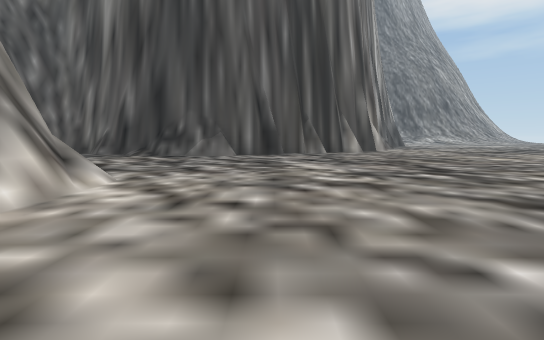
view 1 (above)

16 first-person views from a walk through a 3-D level made in the Unity game engine. The camera is 1.3 m above the floor, tilts 6° down and sees 85° across. The floor is counted in squares, 2 m on a side. Each view is taken from the middle of a square. On the plan, view 1 faces up. The plan holds only what a view shows up to about 9 squares ahead; the rest is blank. The place goes on beyond the plan. The player is left out.

view 2
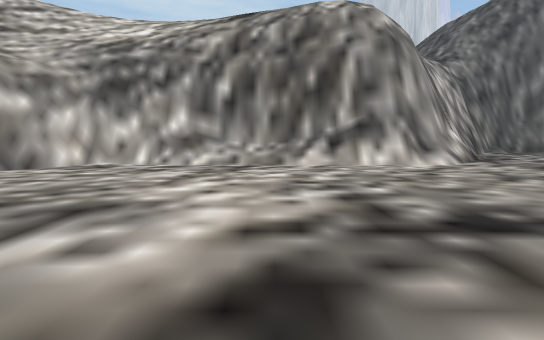

view 3
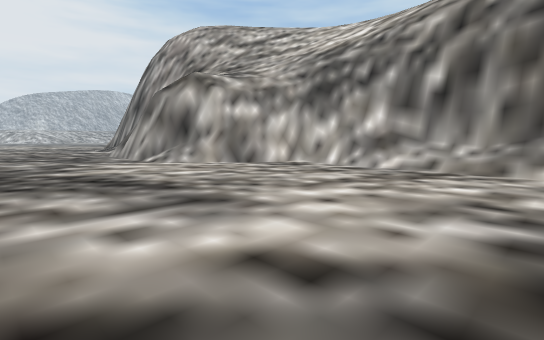

view 4
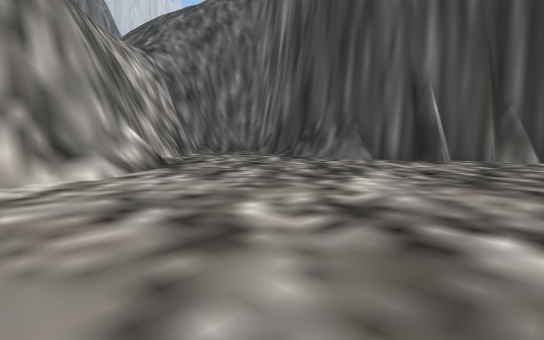

view 5
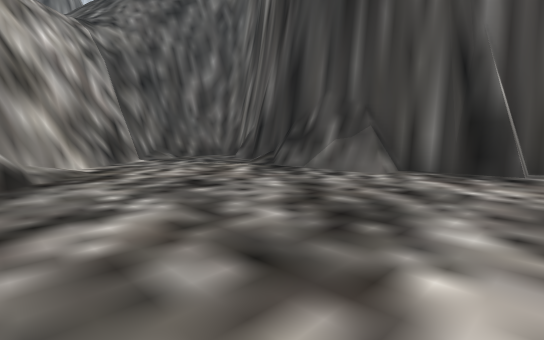

view 6
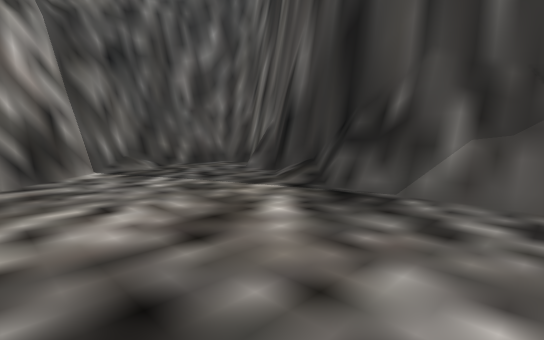

view 7
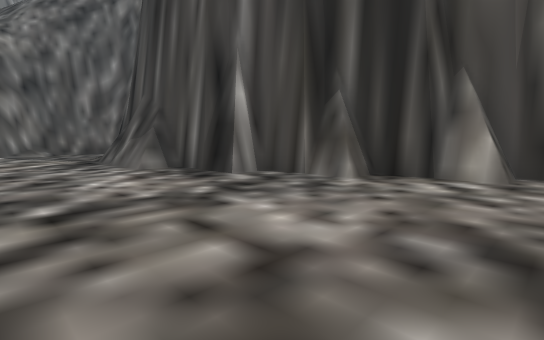

view 8
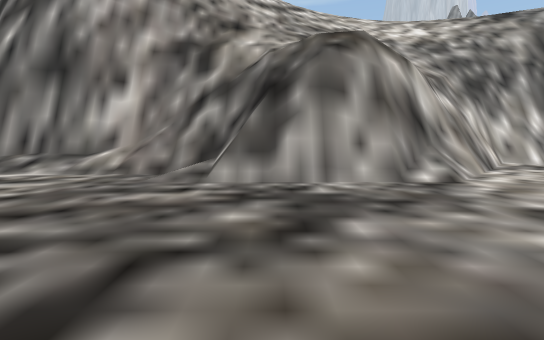

view 9
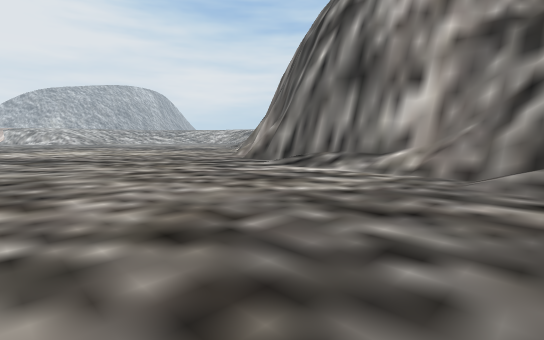

view 10
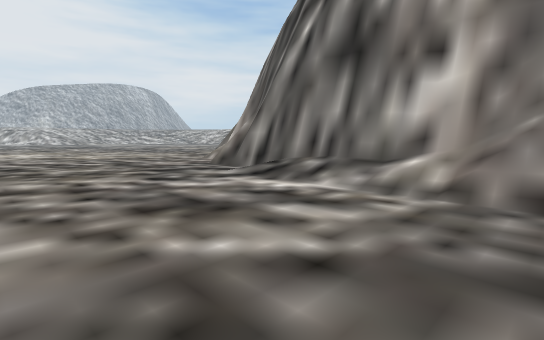

view 11
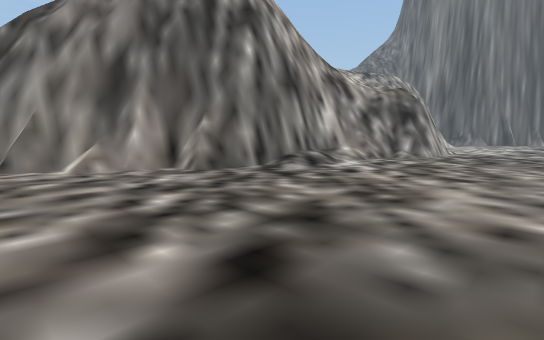

view 12
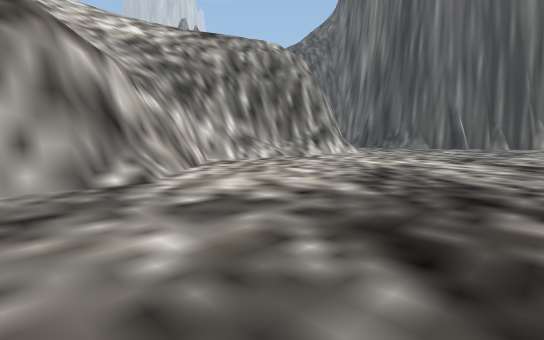

view 13
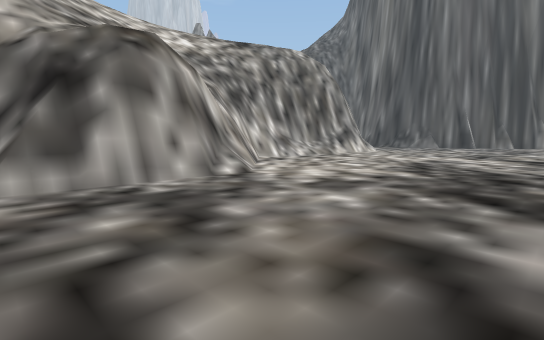

view 14
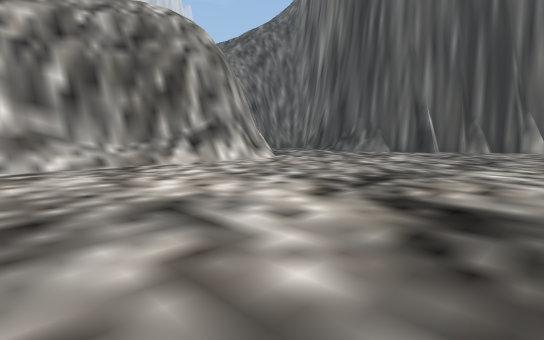

view 15
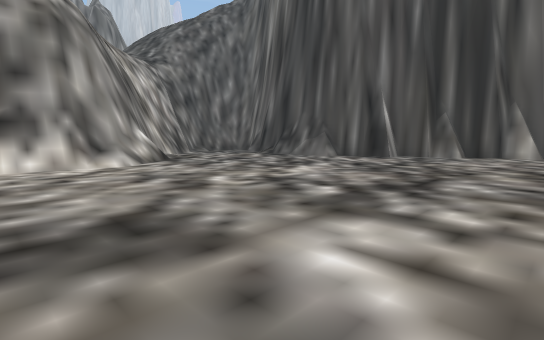

view 16
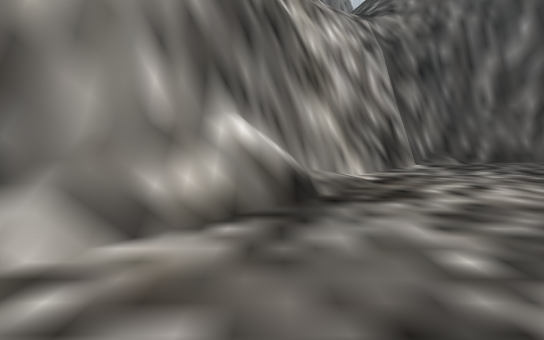

### Floor plan
Key: @ floor where view 1 was taken; # wall or solid block; . main floor; : floor 6.5 m higher than the main floor; / step, stairs or slope; = window, fence, low wall or low ledge; v drop or lower ground.
Columns run from 11 left of view 1 to 5 right of it. Each row starts with its distance up from view 1.
 16                ##
 15              ###.
 14  ###       ###...
 13  #. ###  ###.....
 12  #....####.......
 11  #...............
 10 v##..............
  9 /v##.............
  8  /v##............
  7  /vv##...........
  6    vv###.........
  5     vv##=........
  4      /v##........
  3       v##........
  2        ##........
  1       v#.........
  0      /v#...@.....
 -1      /v#.........
 -2      /v#.........
 -3      //##........
 -4       /v#........
 -5        /##.......
 -6      ////##......
 -7      /////#......
 -8      ///  v#.....
 -9      ////:/#.....
-10        ///##.....
-11        //###.....
-12        ####......
-13        v##.......
-14          #.......
-15          #.......
-16          #.......
-17        v #.......
-18        v##.......
-19       v##=.......
-20      vv#.........
-21      v##........
-22       # ........

Positions as (right, up) in squares from view 1, and headings:
1: (0, 0), facing up
2: (5, 0), facing left
3: (4, 1), facing down-left
4: (3, 3), facing up-left
5: (1, 6), facing up-left
6: (-2, 8), facing up-left
7: (5, 9), facing up-left
8: (5, -10), facing left
9: (5, -11), facing down-left
10: (3, -12), facing down-left
11: (4, -22), facing up-left
12: (5, -9), facing up-left
13: (5, -11), facing up-left
14: (5, -3), facing up-left
15: (5, 2), facing up-left
16: (-1, 6), facing left
